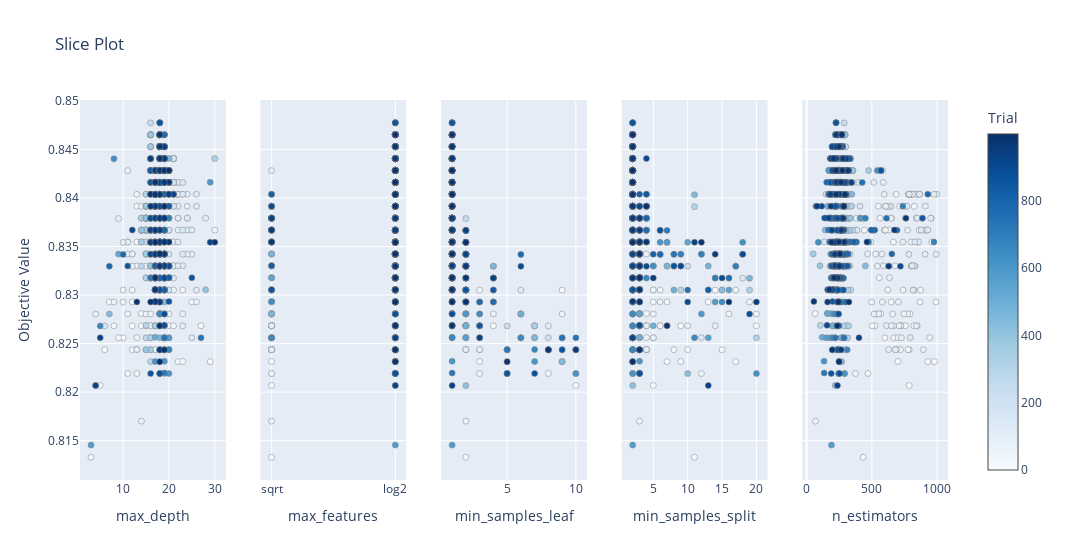

Write notebook code for a chart like this one.
### Code cell
fig4 = vis.plot_slice(study)
fig4.show()

### Figure 1 — Plotly figure (JSON) as saved in the notebook; plotly's stock layout.template omitted (floating-point values rounded to 4 significant figures; data arrays with more than 128 entries replaced by an {"elided": "..."} marker saying what was removed)
{"data": [{"marker": {"color": {"elided": "1000 int values"}, "colorbar": {"title": {"text": "Trial"}, "x": 1, "xpad": 40}, "colorscale": [[0, "rgb(247,251,255)"], [0.125, "rgb(222,235,247)"], [0.25, "rgb(198,219,239)"], [0.375, "rgb(158,202,225)"], [0.5, "rgb(107,174,214)"], [0.625, "rgb(66,146,198)"], [0.75, "rgb(33,113,181)"], [0.875, "rgb(8,81,156)"], [1, "rgb(8,48,107)"]], "line": {"color": "Grey", "width": 0.5}, "showscale": true}, "mode": "markers", "name": "Feasible Trial", "showlegend": false, "type": "scatter", "x": {"elided": "1000 int values"}, "xaxis": "x", "y": {"elided": "1000 float values"}, "yaxis": "y"}, {"marker": {"color": {"elided": "1000 int values"}, "colorbar": {"title": {"text": "Trial"}, "x": 1, "xpad": 40}, "colorscale": [[0, "rgb(247,251,255)"], [0.125, "rgb(222,235,247)"], [0.25, "rgb(198,219,239)"], [0.375, "rgb(158,202,225)"], [0.5, "rgb(107,174,214)"], [0.625, "rgb(66,146,198)"], [0.75, "rgb(33,113,181)"], [0.875, "rgb(8,81,156)"], [1, "rgb(8,48,107)"]], "line": {"color": "Grey", "width": 0.5}, "showscale": false}, "mode": "markers", "name": "Feasible Trial", "showlegend": false, "type": "scatter", "x": {"elided": "1000 str values"}, "xaxis": "x2", "y": {"elided": "1000 float values"}, "yaxis": "y2"}, {"marker": {"color": {"elided": "1000 int values"}, "colorbar": {"title": {"text": "Trial"}, "x": 1, "xpad": 40}, "colorscale": [[0, "rgb(247,251,255)"], [0.125, "rgb(222,235,247)"], [0.25, "rgb(198,219,239)"], [0.375, "rgb(158,202,225)"], [0.5, "rgb(107,174,214)"], [0.625, "rgb(66,146,198)"], [0.75, "rgb(33,113,181)"], [0.875, "rgb(8,81,156)"], [1, "rgb(8,48,107)"]], "line": {"color": "Grey", "width": 0.5}, "showscale": false}, "mode": "markers", "name": "Feasible Trial", "showlegend": false, "type": "scatter", "x": {"elided": "1000 int values"}, "xaxis": "x3", "y": {"elided": "1000 float values"}, "yaxis": "y3"}, {"marker": {"color": {"elided": "1000 int values"}, "colorbar": {"title": {"text": "Trial"}, "x": 1, "xpad": 40}, "colorscale": [[0, "rgb(247,251,255)"], [0.125, "rgb(222,235,247)"], [0.25, "rgb(198,219,239)"], [0.375, "rgb(158,202,225)"], [0.5, "rgb(107,174,214)"], [0.625, "rgb(66,146,198)"], [0.75, "rgb(33,113,181)"], [0.875, "rgb(8,81,156)"], [1, "rgb(8,48,107)"]], "line": {"color": "Grey", "width": 0.5}, "showscale": false}, "mode": "markers", "name": "Feasible Trial", "showlegend": false, "type": "scatter", "x": {"elided": "1000 int values"}, "xaxis": "x4", "y": {"elided": "1000 float values"}, "yaxis": "y4"}, {"marker": {"color": {"elided": "1000 int values"}, "colorbar": {"title": {"text": "Trial"}, "x": 1, "xpad": 40}, "colorscale": [[0, "rgb(247,251,255)"], [0.125, "rgb(222,235,247)"], [0.25, "rgb(198,219,239)"], [0.375, "rgb(158,202,225)"], [0.5, "rgb(107,174,214)"], [0.625, "rgb(66,146,198)"], [0.75, "rgb(33,113,181)"], [0.875, "rgb(8,81,156)"], [1, "rgb(8,48,107)"]], "line": {"color": "Grey", "width": 0.5}, "showscale": false}, "mode": "markers", "name": "Feasible Trial", "showlegend": false, "type": "scatter", "x": {"elided": "1000 int values"}, "xaxis": "x5", "y": {"elided": "1000 float values"}, "yaxis": "y5"}], "layout": {"title": {"text": "Slice Plot"}, "width": 1500, "xaxis": {"anchor": "y", "domain": [0, 0.168], "title": {"text": "max_depth"}}, "xaxis2": {"anchor": "y2", "categoryarray": ["sqrt", "log2"], "categoryorder": "array", "domain": [0.208, 0.376], "title": {"text": "max_features"}, "type": "category"}, "xaxis3": {"anchor": "y3", "domain": [0.416, 0.584], "title": {"text": "min_samples_leaf"}}, "xaxis4": {"anchor": "y4", "domain": [0.624, 0.792], "title": {"text": "min_samples_split"}}, "xaxis5": {"anchor": "y5", "domain": [0.832, 1], "title": {"text": "n_estimators"}}, "yaxis": {"anchor": "x", "domain": [0, 1], "title": {"text": "Objective Value"}}, "yaxis2": {"anchor": "x2", "domain": [0, 1], "matches": "y", "showticklabels": false}, "yaxis3": {"anchor": "x3", "domain": [0, 1], "matches": "y", "showticklabels": false}, "yaxis4": {"anchor": "x4", "domain": [0, 1], "matches": "y", "showticklabels": false}, "yaxis5": {"anchor": "x5", "domain": [0, 1], "matches": "y", "showticklabels": false}}}
